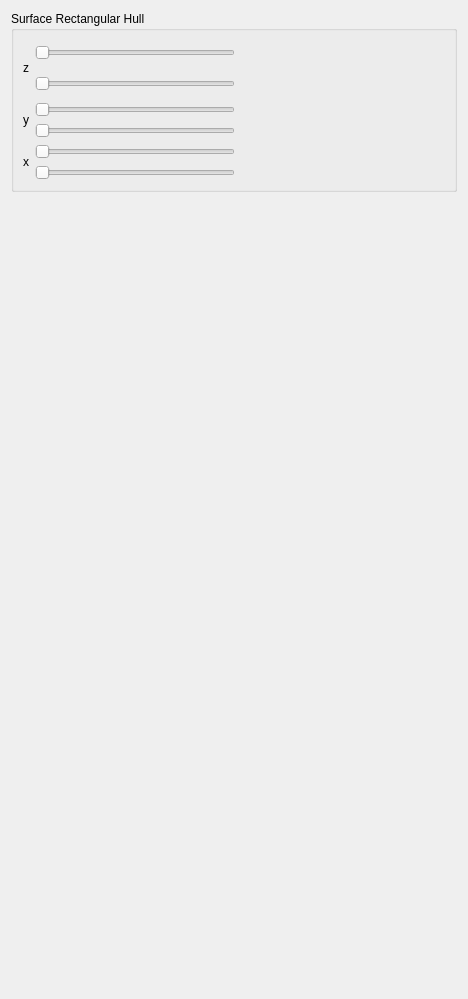
         <widget class="QWidget" name="page_5">
          <property name="geometry">
           <rect>
            <x>0</x>
            <y>0</y>
            <width>468</width>
            <height>999</height>
           </rect>
          </property>
          <attribute name="label">
           <string>Surface</string>
          </attribute>
          <layout class="QGridLayout" name="gridLayout_6">
           <item row="0" column="0">
            <widget class="QGroupBox" name="groupBox_14">
             <property name="title">
              <string>Surface Rectangular Hull</string>
             </property>
             <layout class="QGridLayout" name="gridLayout_64">
              <item row="0" column="2">
               <spacer name="horizontalSpacer_41">
                <property name="orientation">
                 <enum>Qt::Horizontal</enum>
                </property>
                <property name="sizeHint" stdset="0">
                 <size>
                  <width>40</width>
                  <height>20</height>
                 </size>
                </property>
               </spacer>
              </item>
              <item row="0" column="1">
               <layout class="QGridLayout" name="gridLayout_51">
                <item row="0" column="0">
                 <widget class="QSlider" name="horizontalSlider_surface_zmin">
                  <property name="minimumSize">
                   <size>
                    <width>0</width>
                    <height>25</height>
                   </size>
                  </property>
                  <property name="maximumSize">
                   <size>
                    <width>200</width>
                    <height>16777215</height>
                   </size>
                  </property>
                  <property name="orientation">
                   <enum>Qt::Horizontal</enum>
                  </property>
                 </widget>
                </item>
                <item row="1" column="0">
                 <widget class="QSlider" name="horizontalSlider_surface_zmax">
                  <property name="minimumSize">
                   <size>
                    <width>0</width>
                    <height>25</height>
                   </size>
                  </property>
                  <property name="maximumSize">
                   <size>
                    <width>200</width>
                    <height>16777215</height>
                   </size>
                  </property>
                  <property name="orientation">
                   <enum>Qt::Horizontal</enum>
                  </property>
                 </widget>
                </item>
               </layout>
              </item>
              <item row="0" column="0">
               <widget class="QLabel" name="label_36">
                <property name="minimumSize">
                 <size>
                  <width>0</width>
                  <height>28</height>
                 </size>
                </property>
                <property name="text">
                 <string>z</string>
                </property>
               </widget>
              </item>
              <item row="2" column="1">
               <layout class="QGridLayout" name="gridLayout_53">
                <item row="0" column="0">
                 <widget class="QSlider" name="horizontalSlider_surface_xmin">
                  <property name="maximumSize">
                   <size>
                    <width>200</width>
                    <height>16777215</height>
                   </size>
                  </property>
                  <property name="orientation">
                   <enum>Qt::Horizontal</enum>
                  </property>
                 </widget>
                </item>
                <item row="1" column="0">
                 <widget class="QSlider" name="horizontalSlider_surface_xmax">
                  <property name="maximumSize">
                   <size>
                    <width>200</width>
                    <height>16777215</height>
                   </size>
                  </property>
                  <property name="orientation">
                   <enum>Qt::Horizontal</enum>
                  </property>
                 </widget>
                </item>
               </layout>
              </item>
              <item row="1" column="0">
               <widget class="QLabel" name="label_5">
                <property name="text">
                 <string>y</string>
                </property>
               </widget>
              </item>
              <item row="2" column="0">
               <widget class="QLabel" name="label_6">
                <property name="text">
                 <string>x</string>
                </property>
               </widget>
              </item>
              <item row="1" column="1">
               <layout class="QGridLayout" name="gridLayout_49">
                <item row="0" column="0">
                 <widget class="QSlider" name="horizontalSlider_surface_ymin">
                  <property name="maximumSize">
                   <size>
                    <width>200</width>
                    <height>16777215</height>
                   </size>
                  </property>
                  <property name="orientation">
                   <enum>Qt::Horizontal</enum>
                  </property>
                 </widget>
                </item>
                <item row="1" column="0">
                 <widget class="QSlider" name="horizontalSlider_surface_ymax">
                  <property name="maximumSize">
                   <size>
                    <width>200</width>
                    <height>16777215</height>
                   </size>
                  </property>
                  <property name="orientation">
                   <enum>Qt::Horizontal</enum>
                  </property>
                 </widget>
                </item>
               </layout>
              </item>
             </layout>
            </widget>
           </item>
           <item row="1" column="0">
            <spacer name="verticalSpacer_21">
             <property name="orientation">
              <enum>Qt::Vertical</enum>
             </property>
             <property name="sizeType">
              <enum>QSizePolicy::Expanding</enum>
             </property>
             <property name="sizeHint" stdset="0">
              <size>
               <width>20</width>
               <height>30</height>
              </size>
             </property>
            </spacer>
           </item>
          </layout>
         </widget>
